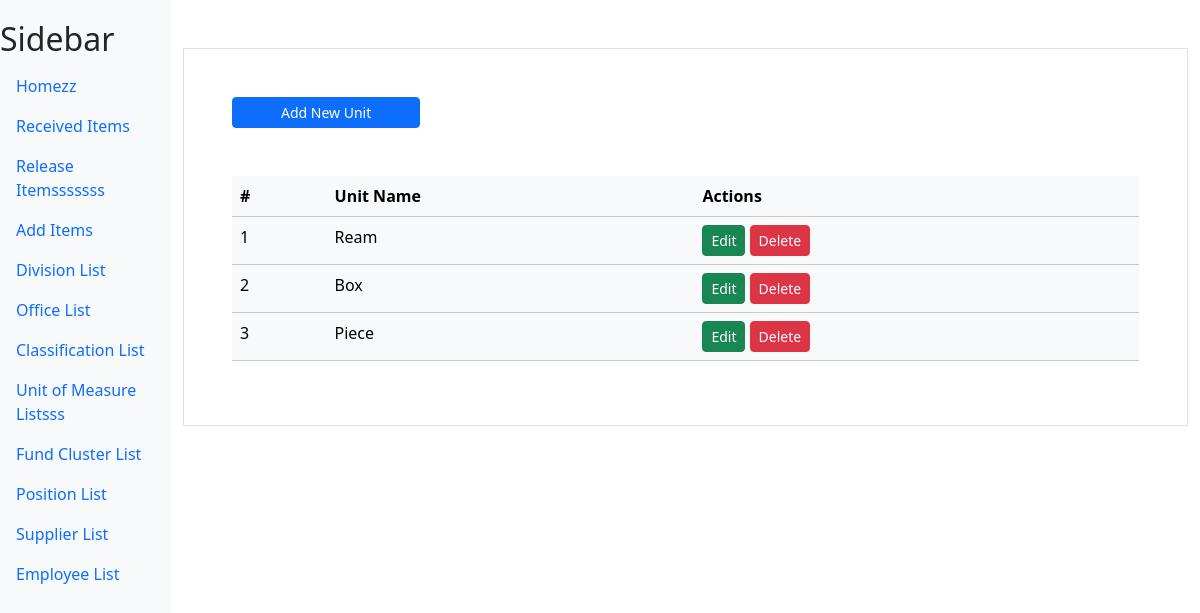
/unit/, run on the app's committed database.
### myapp/models.py (models this page shows, shortened)
class Unit_list(models.Model):
    unit_measure = models.CharField(max_length=50)

### myapp/views.py (the view, shortened to what this page needs)
# urls.py: path('unit/',views.unit,name='unit'),
def unit(request):
    unit = Unit_list.objects.all()
    context = {"unit_list":unit}
    return render(request,'myapp/unit.html',context)

### myapp/templates/myapp/unit.html (shortened to what this page needs)
{% extends "myapp/base.html" %}
{% block content %}
<div class="container mt-5 p-5 border">
    <div class="">
        <a href="" class="btn btn-primary px-5 btn-sm" data-bs-toggle="modal" data-bs-target="#addModal">Add New Unit</a>
    </div>
    <table class="table mt-5 table-light">
        <thead>
          <tr>
            <th scope="col">#</th>
            <th scope="col">Unit Name</th>
            <th scope="col">Actions</th>
           </tr>
        </thead>
        <tbody>
          {%for unit in unit_list%}
          <tr>
            <td>{{forloop.counter}}</td>
            <td>{{unit.unit_measure}}</td>
            <td>
                <a href="" class="btn btn-success btn-sm" data-bs-toggle="modal" data-bs-target="#updateModal_{{unit.id}}">Edit</a>
                <a href="" class="btn btn-danger btn-sm" data-bs-toggle="modal" data-bs-target="#deleteModal_{{unit.id}}">Delete</a>
            </td>
          </tr>
          {%endfor%}
        </tbody>
      </table>
</div>
{% endblock content %}

### myapp/templates/myapp/base.html (style rules this page uses)
body { display: flex; }

### data on the page
Unit_list: unit_measure "Ream"
Unit_list: unit_measure "Box"
Unit_list: unit_measure "Piece"
